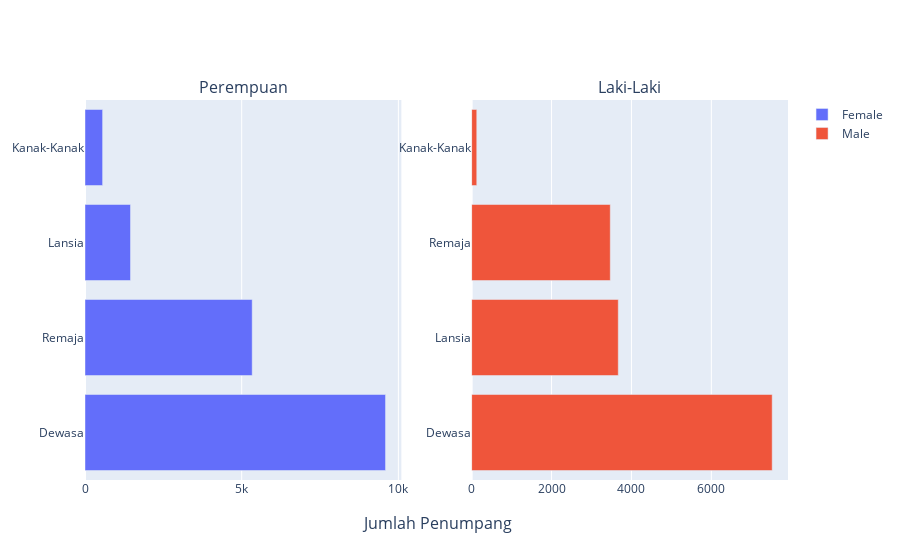

Write notebook code for a chart like this one.
### Code cell
fig = make_subplots(
    rows=1,
    cols=2,
    subplot_titles=['Perempuan', 'Laki-Laki'],
    x_title="Jumlah Penumpang",
)

female_barplot = go.Bar(
    y=ageCategoryFemale['payCardAgeCategory'],           
    x=ageCategoryFemale['count'],         
    hoverinfo='all',
    name='Female',
    orientation='h'
)

male_barplot = go.Bar(
    y=ageCategoryMale['payCardAgeCategory'],            
    x=ageCategoryMale['count'],          
    hoverinfo='all',
    name='Male',
    orientation='h'
)

fig.add_trace(female_barplot, 1, 1)     
fig.add_trace(male_barplot, 1, 2)       

fig

### Figure 1 — Plotly figure (JSON) as saved in the notebook; plotly's stock layout.template omitted (floating-point values rounded to 4 significant figures)
{"data": [{"hoverinfo": "all", "name": "Female", "orientation": "h", "type": "bar", "x": [9590, 5335, 1452, 562], "xaxis": "x", "y": ["Dewasa", "Remaja", "Lansia", "Kanak-Kanak"], "yaxis": "y"}, {"hoverinfo": "all", "name": "Male", "orientation": "h", "type": "bar", "x": [7523, 3670, 3470, 128], "xaxis": "x2", "y": ["Dewasa", "Lansia", "Remaja", "Kanak-Kanak"], "yaxis": "y2"}], "layout": {"annotations": [{"font": {"size": 16}, "showarrow": false, "text": "Perempuan", "x": 0.225, "xanchor": "center", "xref": "paper", "y": 1, "yanchor": "bottom", "yref": "paper"}, {"font": {"size": 16}, "showarrow": false, "text": "Laki-Laki", "x": 0.775, "xanchor": "center", "xref": "paper", "y": 1, "yanchor": "bottom", "yref": "paper"}, {"font": {"size": 16}, "showarrow": false, "text": "Jumlah Penumpang", "x": 0.5, "xanchor": "center", "xref": "paper", "y": 0, "yanchor": "top", "yref": "paper", "yshift": -30}], "xaxis": {"anchor": "y", "domain": [0, 0.45]}, "xaxis2": {"anchor": "y2", "domain": [0.55, 1]}, "yaxis": {"anchor": "x", "domain": [0, 1]}, "yaxis2": {"anchor": "x2", "domain": [0, 1]}}}
